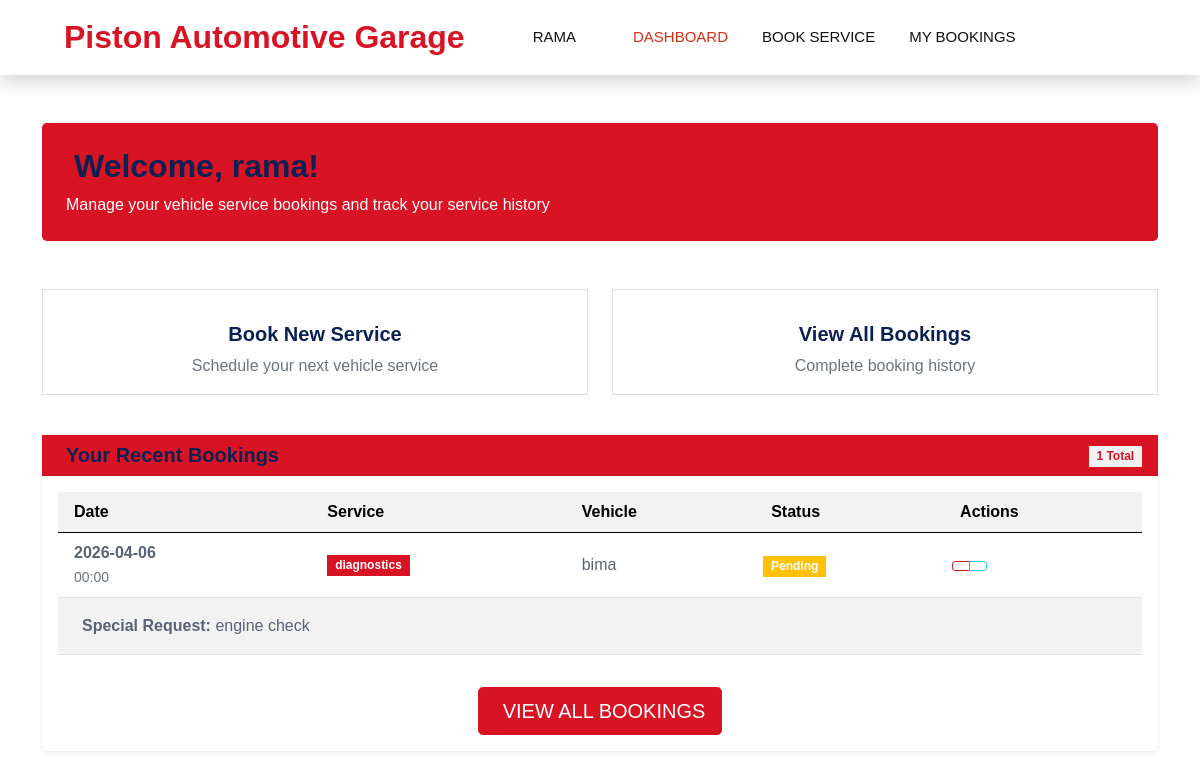
Page /user-dashboard (signed in) on the earlier database version.
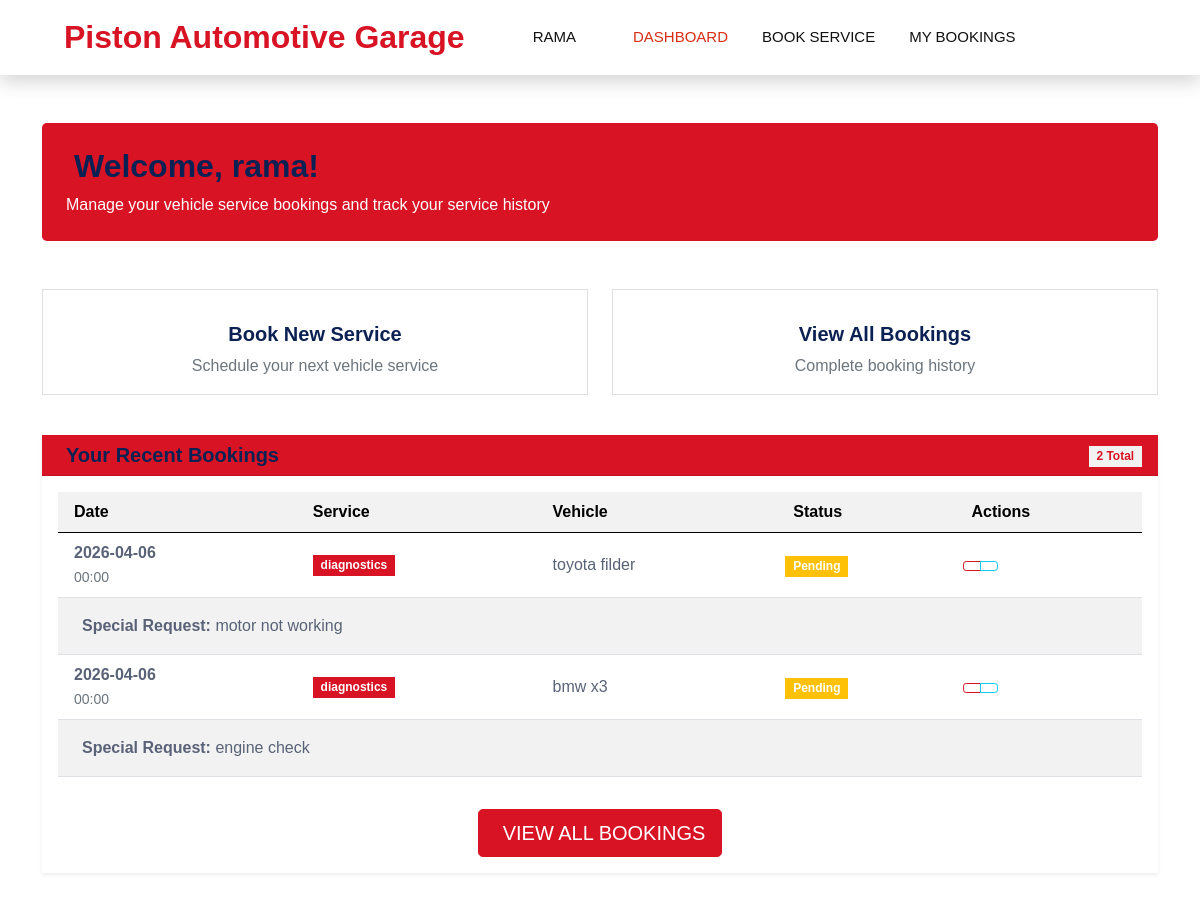
Same page on the later database version.
### dbservice.py (models this page shows)
class Booking(db.Model):
    id = db.Column(db.Integer, primary_key=True)
    user_id = db.Column(db.Integer, db.ForeignKey('user.id'), nullable=False)
    customer_name = db.Column(db.String(255), nullable=False)
    email = db.Column(db.String(255), nullable=False)
    phone = db.Column(db.String(20), nullable=False)
    vehicle_type = db.Column(db.String(100), nullable=True)
    service_type = db.Column(db.String(100), nullable=False)
    service_date = db.Column(db.DateTime, nullable=False)
    special_request = db.Column(db.Text, nullable=True)
    status = db.Column(
        db.Enum(BookingStatus), default=BookingStatus.PENDING, nullable=False
    )
    estimated_total = db.Column(db.Float, nullable=True)

### main.py (the view)
@app.route('/user-dashboard')
@login_required(UserRole.USER)
def user_dashboard():
    username = session['username']
    user = User.query.filter_by(username=username).first()
    upcoming_bookings = (
        Booking.query.filter_by(user_id=user.id)
        .order_by(Booking.service_date.desc())
        .limit(5)
        .all()
    )
    bookings_data = {}
    for booking in upcoming_bookings:
        booking_dict = {
            'id': booking.id,
            'status': booking.status.value,
            'service_date': booking.service_date.isoformat() if booking.service_date else None,
            'service_type': booking.service_type,
            'vehicle_type': booking.vehicle_type,
            'customer_name': booking.customer_name,
            'email': booking.email,
            'phone': booking.phone,
            'special_request': booking.special_request
        }
        bookings_data[str(booking.id)] = booking_dict
    return render_template(
        'user_dashboard.html', username=username, bookings=bookings_data
    )

### main.py (called while the page is built)
def login_required(role: UserRole | None = None):
    def decorator(view_func):
        @wraps(view_func)
        def wrapped(*args, **kwargs):
            username = session.get('username')
            if not username:
                flash('Please log in to continue.', 'warning')
                return redirect(url_for('login'))
            user = User.query.filter_by(username=username).first()
            if not user:
                session.pop('username', None)
                flash('Account not found. Please log in again.', 'warning')
                return redirect(url_for('login'))
            if role is not None and user.role != role:
                flash('Access denied. Insufficient permissions.', 'danger')
                return redirect(url_for('login'))
            return view_func(*args, **kwargs)
        return wrapped
    return decorator

### Templates/user_dashboard.html (shortened to what the changed rows need)
<!DOCTYPE html>
<html lang="en">
<head>
    <link href="/css/bootstrap.min.css" rel="stylesheet">
    <link href="/css/style.css" rel="stylesheet">
</head>
<body>
    <nav class="navbar navbar-expand-lg bg-white navbar-light shadow sticky-top p-0">
        <a href="{{ url_for('landing') }}" class="navbar-brand d-flex align-items-center px-4 px-lg-5">
            <h2 class="m-0 text-primary">Piston Automotive Garage</h2>
        </a>
    </nav>
    <div class="container py-5">
        <div class="row mb-4">
            <div class="col-12">
                <div class="welcome-section bg-primary text-white rounded-3 p-4 mb-4">
                    <h2 class="mb-2">
                        Welcome, {{ username }}!
                    </h2>
                </div>
            </div>
        </div>
        <div class="row">
            <div class="col-12">
                <div class="card border-0 shadow-sm">
                    <div class="card-header bg-primary text-white">
                        <div class="d-flex justify-content-between align-items-center">
                            <div>
                                <span class="badge bg-light text-primary">{{ bookings|length }} Total</span>
                            </div>
                        </div>
                    </div>
                    <div class="card-body">
                        {% if bookings %}
                            <div class="table-responsive">
                                <table class="table table-hover align-middle">
                                    <thead class="table-light">
                                        <tr>
                                            <th>Date</th>
                                            <th>Service</th>
                                            <th>Vehicle</th>
                                            <th>Status</th>
                                            <th>Actions</th>
                                        </tr>
                                    </thead>
                                    <tbody>
                                        {% for b in bookings.values() %}
                                            <tr>
                                                <td>
                                                    <div class="d-flex align-items-center">
                                                        <div>
                                                            <strong>{{ b.service_date[:10] }}</strong>
                                                            <br>
                                                            <small class="text-muted">{{ b.service_date[11:16] }}</small>
                                                        </div>
                                                    </div>
                                                </td>
                                                <td>
                                                    <div class="d-flex align-items-center">
                                                        <span class="badge bg-primary">{{ b.service_type }}</span>
                                                    </div>
                                                </td>
                                                <td>
                                                    <div class="d-flex align-items-center">
                                                        {{ b.vehicle_type or 'Not specified' }}
                                                    </div>
                                                </td>
                                                <td>
                                                    {% set status_class = {
                                                        'PENDING': 'warning',
                                                        'CONFIRMED': 'info',
                                                        'IN_PROGRESS': 'primary',
                                                        'COMPLETED': 'success',
                                                        'CANCELLED': 'danger'
                                                    } %}
                                                    <span class="badge bg-{{ status_class.get(b.status, 'secondary') }} text-white">
                                                        {{ b.status.replace('_', ' ').title() }}
                                                    </span>
                                                </td>
                                                <td>
                                                    <div class="btn-group btn-group-sm" role="group">
                                                        <a href="{{ url_for('my_bookings') }}" class="btn btn-outline-primary" title="View All Bookings">
                                                        </a>
                                                        {% if b.status in ['PENDING', 'CONFIRMED'] %}
                                                            <a href="{{ url_for('book_service') }}" class="btn btn-outline-info" title="Book Another Service">
                                                            </a>
                                                        {% endif %}
                                                    </div>
                                                </td>
                                            </tr>
                                            {% if b.special_request %}
                                            <tr>
                                                <td colspan="5" class="bg-light">
                                                    <div class="p-2">
                                                        <strong>Special Request:</strong> {{ b.special_request }}
                                                    </div>
                                                </td>
                                            </tr>
                                            {% endif %}
                                        {% endfor %}
                                    </tbody>
                                </table>
                            </div>
                        {% endif %}
                    </div>
                </div>
            </div>
        </div>
    </div>
</body>
</html>

Differences in the rows shown:
changed Booking: vehicle_type "bima" → "toyota filder"; special_request "engine check" → "motor not working"
added Booking: service_date "2026-04-06", service_date "00:00", service_type "diagnostics", vehicle_type "bmw x3", status.replace "Pending", special_request "engine check"
Other differences:
{{ bookings|length }}: "1" → "2"
